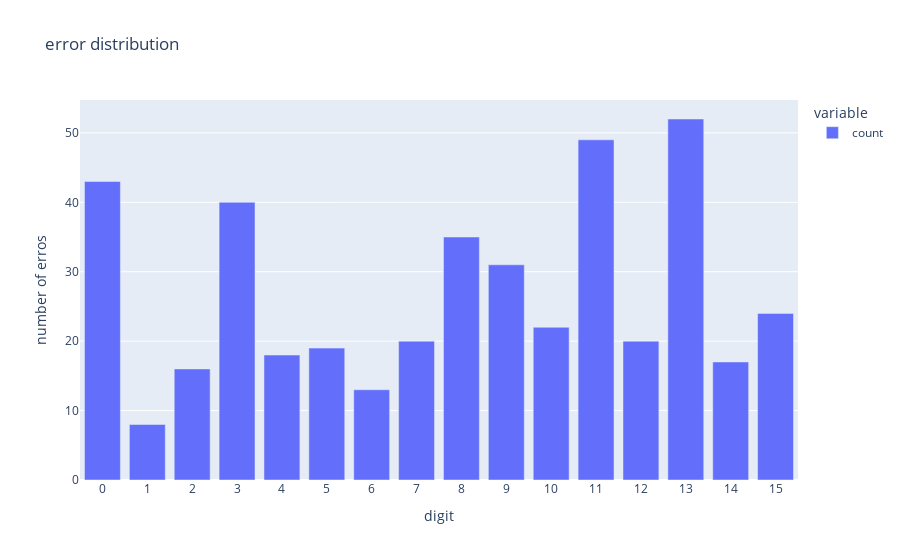

The cell this chart's notebook holds for it:
### Code cell
error_distrb(y_test, best_y_pred)

### Figure 1 — Plotly figure (JSON) as saved in the notebook; plotly's stock layout.template omitted (floating-point values rounded to 4 significant figures)
{"data": [{"alignmentgroup": "True", "hovertemplate": "variable=count<br>digit=%{x}<br>number of erros=%{y}<extra></extra>", "legendgroup": "count", "marker": {"color": "#636efa", "pattern": {"shape": ""}}, "name": "count", "offsetgroup": "count", "orientation": "v", "showlegend": true, "textposition": "auto", "type": "bar", "x": [0, 1, 2, 3, 4, 5, 6, 7, 8, 9, 10, 11, 12, 13, 14, 15], "xaxis": "x", "y": [43, 8, 16, 40, 18, 19, 13, 20, 35, 31, 22, 49, 20, 52, 17, 24], "yaxis": "y"}], "layout": {"barmode": "relative", "legend": {"title": {"text": "variable"}, "tracegroupgap": 0}, "title": {"text": "error distribution"}, "xaxis": {"anchor": "y", "domain": [0, 1], "tickvals": [0, 1, 2, 3, 4, 5, 6, 7, 8, 9, 10, 11, 12, 13, 14, 15, 16], "title": {"text": "digit"}}, "yaxis": {"anchor": "x", "domain": [0, 1], "title": {"text": "number of erros"}}}}
